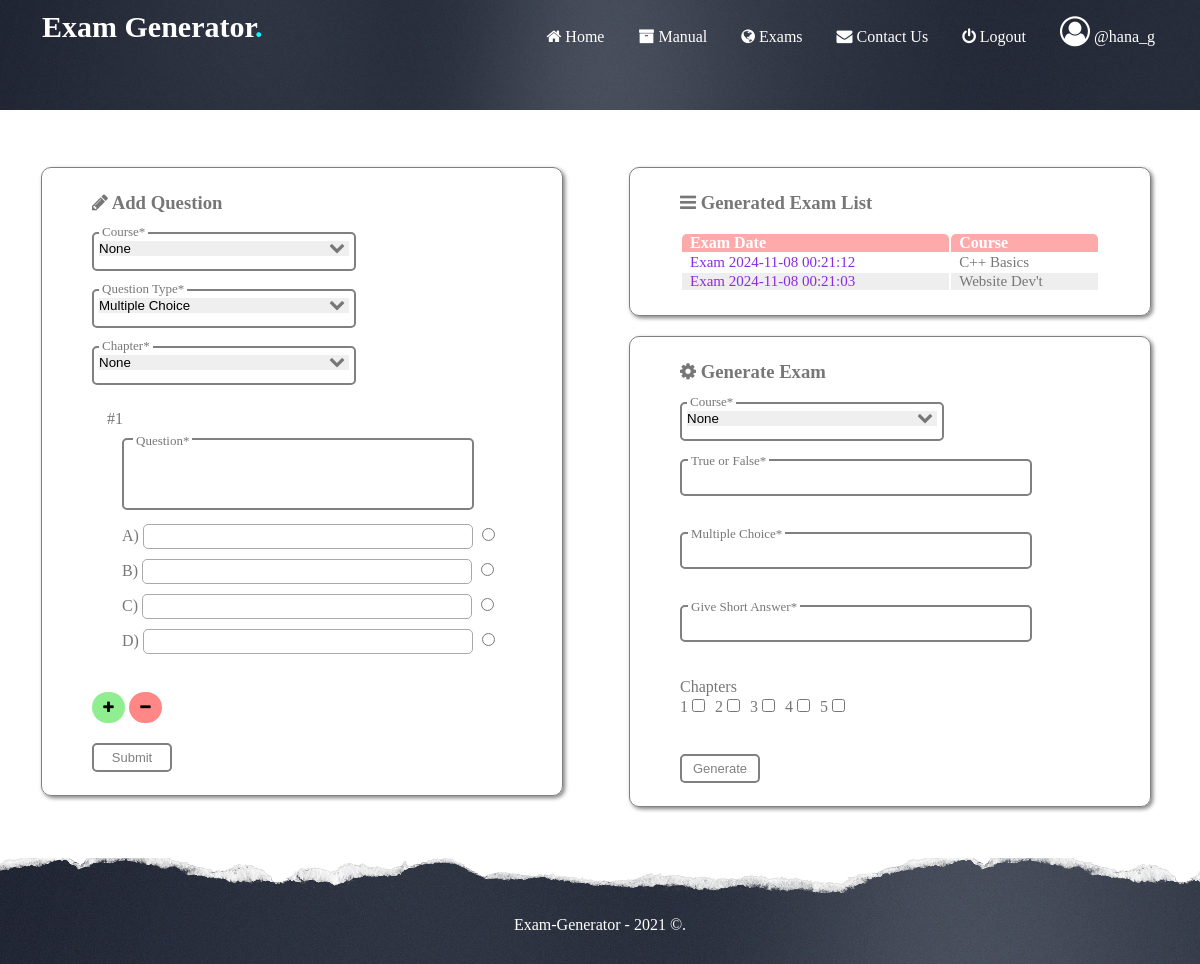
The page /index.php (signed in) on the database its author committed.
### tables this page shows
CREATE TABLE IF NOT EXISTS `user` (
  `UserID` int(11) NOT NULL,
  `UserType` int(11) NOT NULL DEFAULT '1',
  `Username` varchar(32) NOT NULL,
  `Password` varchar(32) NOT NULL,
  `Name` varchar(100) NOT NULL,
  `Email` varchar(100) NOT NULL,
  `Activated` tinyint(1) NOT NULL DEFAULT '0'
);

CREATE TABLE IF NOT EXISTS `exam` (
  `ExamID` int(11) NOT NULL,
  `CourseID` int(11) NOT NULL,
  `DateTime` timestamp NOT NULL DEFAULT CURRENT_TIMESTAMP,
  `UserID` int(11) NOT NULL
);

CREATE TABLE IF NOT EXISTS `course` (
  `CourseID` int(11) NOT NULL,
  `CourseString` text NOT NULL
);

### funcs.php (called while the page is built, shortened)
<?php
$db = NULL;
function get_user_info_by_id($id){
	global $db;
	return mysqli_fetch_assoc($db->query("SELECT * FROM user WHERE UserID = '".(int)$id."'"));
}
?>

### index.php (the view, shortened to what this page needs)
<?php
include "funcs.php";
?>
<!DOCTYPE html>
<html>
	<head>
		<link rel="stylesheet" type="text/css" href="css/style.css">
	</head>
	<body>
		<?php include "header.php" ?>
		<br><br>
		<div id="contain">
			<div id="c-left">
				<div class="std-form">
					<form method="post" action="post_q.php">
						<h3><i class="fa fa-pencil"></i> Add Question </h3>
						<div class="form-drop">
							<select name="course" required>
								<option value="" selected>None</option>
								<?php
									$res = get_courses();
									while($row = $res->fetch_assoc())
										printf("<option value='%s'>%s</option>", $row["CourseID"], $row["CourseString"]);
								?>
							</select>
							<span class="fd-icon"><i class="fa fa-chevron-down"></i></span>
							<label>Course*</label>
						</div>
						<br>
						<div class="form-drop">
							<select id="types" name="type" onchange="if(this.selectedIndex) changed_type(this.selectedIndex)" required>
								<option value="2" selected>Multiple Choice</option>
							</select>
							<span class="fd-icon"><i class="fa fa-chevron-down"></i></span>
							<label>Question Type*</label>
						</div>
						<br>
						<div class="form-drop">
							<select name="chapter" required>
								<option value="" selected>None</option>
								<?php
									for($i=1; $i < 6; $i++)
										printf("<option value='%s'>Chapter %s</option>", $i, $i);
								?>
							</select>
							<span class="fd-icon"><i class="fa fa-chevron-down"></i></span>
							<label>Chapter*</label>
						</div>
						<div id="questions"></div>
						<br>
						<button type="button" class="icon-btn" style="background: lightgreen;" onclick="add_question()">
							<i class="fa fa-plus"></i>
						</button>
						<button type="button" class="icon-btn red" style="background: #ff8887;" onclick="remove_question()">
							<i class="fa fa-minus"></i>
						</button>
						<br>
						<button class="std-btn">Submit</button>
						<br><br>
					</form>
				</div>
			</div>
			<div id="c-right">
				<div class="std-form">
					<h3><i class="fa fa-reorder"></i> Generated Exam List</h3>
					<table id="tablee">
						<thead>
							<th>Exam Date</th>
							<th>Course</th>
						</thead>
						<tbody>
		<?php
			$res = $db->query("SELECT * FROM exam  WHERE UserID= ".$_SESSION["user_id"]." ORDER BY DateTime DESC");
			if(!mysqli_num_rows($res))
				echo "<tr><td><i>No Exams.</i></td></tr>";
			else while($row = $res->fetch_assoc()){
				$course = $db->query("SELECT * FROM Course WHERE CourseID = ". $row["CourseID"])->fetch_assoc();
				printf("<tr> <td><a href='exam_preview.php?e=%d'>Exam %s</a></td> <td>%s</td> </tr>",
					$row["ExamID"],
					$row["DateTime"],
					htmlspecialchars($course["CourseString"])
				);
			}
		?>
					</tbody>
					</table>
					<br>
				</div>
				<div class="std-form">
					<form method="post" action="gen_exam.php">
						<h3><i class="fa fa-cog"></i> Generate Exam</h3>
						<div class="form-drop">
							<select name="course" required>
								<option value="" selected>None</option>
								<?php
									$res = get_courses();
									while($row = $res->fetch_assoc())
										printf("<option value='%s'>%s</option>", $row["CourseID"], $row["CourseString"]);
								?>
							</select>
							<span class="fd-icon"><i class="fa fa-chevron-down"></i></span>
							<label>Course*</label>
						</div>
						<br>
						<div class="form-group">
							<input type="number" class="std-input" name="type1"><br>
							<label>True or False*</label>
						</div>
						<br>
						<div class="form-group">
							<input type="number" class="std-input" name="type2"><br>
							<label>Multiple Choice*</label>
						</div>
						<br>
						<div class="form-group">
							<input type="number" class="std-input" name="type3"><br>
							<label>Give Short Answer*</label>
						</div>
						<br>
						<div class="form-check">
							<label>Chapters</label><br>
							<?php
								for($i=1; $i < 6; $i++)
									printf("%s<input type='checkbox' name='chapter[]' value='%s'>", $i, $i);
							?>
						</div>
						<br>
						<button class="std-btn">Generate</button>
						<br><br>
					</form>
				</div>
			</div>
		</div>
		<?php include "footer.php" ?>
	</body>
</html>

### header.php (shortened to what this page needs)
<div id="nav-main">
	<div class="content-head">
		<nav class="content-head-nav">
			<section class="content-head-title">
				Exam Generator<span style="color: cyan">.</span>
			</section>
			<section class="content-head-list">
				<ul>
					<li><a href="index.php"><i class="fa fa-home"></i> Home</a></li>
					<li><a href="manual.php"><i class="fa fa-archive"></i> Manual</a></li>
					<li><a href="exams.php"><i class="fa fa-globe"></i> Exams</a></li>
					<li><a href="contactus.php"><i class="fa fa-envelope"></i> Contact Us</a></li>
					<li><a href="logout.php"><i class="fa fa-power-off"></i> Logout</a></li>
					<?php
						echo '<li><i style="font-size:30px" class="fa fa-user-circle-o"></i> @'.htmlspecialchars(get_user_info_by_id($_SESSION["user_id"])["Username"]).'</li>';
					?>
				</ul>
			</section>
		</nav>
		<br><br>
	</div>
</div>

### css/style.css (style rules this page uses)
body { padding: 0; margin: 0; background: white; color: #777; font-family: Gisha; height: 100%; }
a { text-decoration: none; color: blueviolet; }
.std-btn { cursor: pointer; margin-top: 20px; border: none; padding:5px; width:80px; background: #fff; color: gray; font-size: 13px; transition: ease-in-out 0.3s; border: 2px solid gray; border-radius: 5px; }
.std-input { border: 2px solid gray; padding: 9px; width: 330px; border-radius: 5px; }
#contain { border: 1px solid white; max-width:1200px; margin: 0 auto; }
#c-left { margin-left: 40px; width: 200px; float: left; }
#c-right { margin-left: 580px; }
.std-form { border: 1px solid gray; border-radius: 10px; width:420px; margin: 0 auto; margin-top:20px; padding: 5px 50px; box-shadow: 2px 2px 4px gray; }
.std-form table { width: 100%; }
.std-form th,td { text-align: left; padding: 0 8px; }
.std-form thead th { background: #faa; color: white; border-radius: 5px 5px 0 0; }
.std-form tr:nth-child(even) { background: #eee; }
.std-form td { font-size: 15px; font-weight: normal; }
.form-group > label { bottom:45px; left: 8px; padding:0 3px; background: white; position: relative; font-size: 13px; }
.form-drop { border: 2px solid gray; width: 250px; padding: 5px; border-radius: 5px; height: 25px; }
.form-drop > label { bottom:35px; left: -20px; background: white; position: relative; font-size: 13px; padding: 0 3px; }
.form-drop select { margin-top:2px; width: 250px; border:none; cursor: pointer; -moz-appearance: none; -webkit-appearance: none; appearance: none; }
.form-drop .fd-icon { bottom: 18px; left: 230px; pointer-events: none; position: relative; color: #777; }
.form-check input[type="checkbox"] { margin-right: 10px; }
.icon-btn { border: none; padding: 8px; width: 33px; border-radius:40px; color: black; cursor: pointer; }
#nav-main { color: #fff; position: relative; background: #161415 url(../images/nav.jpg); background-size: cover; height: 110px; overflow: hidden; }
#nav-main:after { content: " "; display: block; height: 45px; background-image: url(../images/torn.png); position: absolute; bottom: 0px; width: 300%; left: -500px; }
.content-head section { display: inline-block; }
.content-head-nav { line-height: 30px; width: 95%; margin: 0 auto; }
.content-head-title { font-size: 30px; font-weight:bold; margin: 12px; }
.content-head-list { float:right; }
.content-head-list li { display: inline-block; padding: 0 15px; text-decoration: none; position: relative; }
.content-head-list a { color: #fff; transition: ease-in-out 0.3s; }
.content-head-list a::after { content: " "; height: 2px; width: 0px; background: cyan; position: absolute; left: 0; bottom: -2px; transition: ease-in-out 0.3s; }

### rows shown on the page
user: Username "hana_g"
exam: DateTime "2024-11-08 00:21:12", CourseID.CourseString "C++ Basics"
exam: DateTime "2024-11-08 00:21:03", CourseID.CourseString "Website Dev't"
